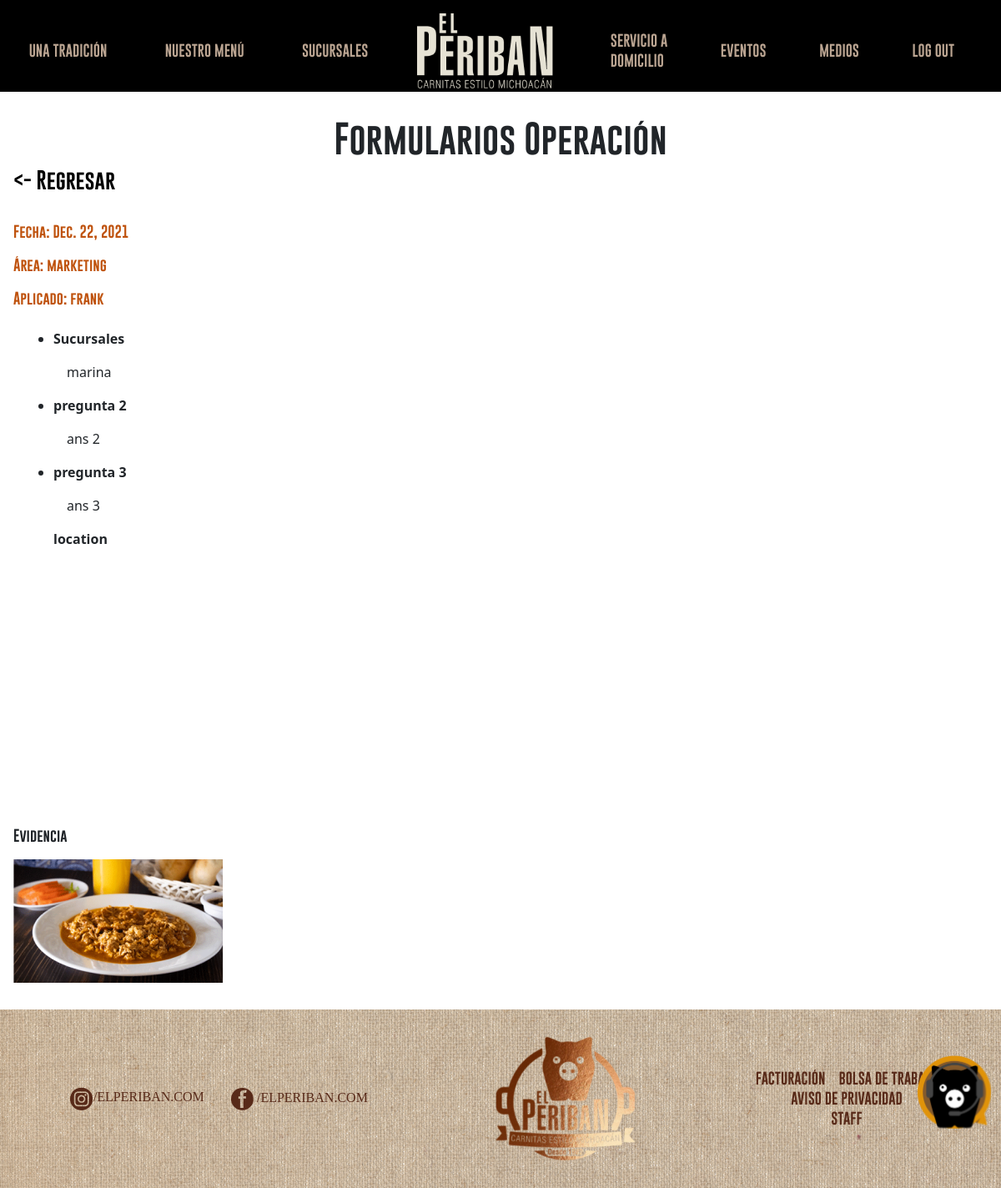
The app's page /staff/formularios/respuestas/1 (signed in) with its own data.
### landing/models.py (models this page shows, shortened)
class answer_form(models.Model):
    form_id = models.IntegerField()
    form_type = models.ForeignKey(Form_type, on_delete=models.CASCADE, default="1")
    question_id = models.ForeignKey(Question_form, on_delete=models.CASCADE)
    answer = models.TextField(default="")
    answer_by = models.ForeignKey(User, on_delete=models.CASCADE, default="")
    created = models.DateField(default= date.today)

class Form_type(models.Model):
    form_id = models.AutoField(primary_key=True)
    form_name = models.CharField(max_length=100, default="")
    is_active = models.BooleanField(default=True)

class Question_form(models.Model):
    question_id = models.AutoField(primary_key=True)
    question_description = models.CharField(max_length=100, default="")
    form_type = models.ForeignKey(Form_type, on_delete=models.CASCADE)
    is_options = models.BooleanField(default=False)
    is_check = models.BooleanField(default=False)
    options = models.TextField(blank=True, null=True)
    required = models.BooleanField(default=True)
    is_active = models.BooleanField(default=True)
    my_order = models.PositiveIntegerField(default=0, blank=False, null=False)
    created = models.DateTimeField(default= timezone.now)
    last_updated = models.DateTimeField(auto_now=True)
    class Meta(object):
        ordering = ['my_order']

class image_evidence(models.Model):
    id = models.AutoField(primary_key=True)
    form_id = form_id = models.IntegerField(default=1)
    image_evidence = models.ImageField(upload_to='landing/images/evidence', null=True)
    created = models.DateTimeField(default= timezone.now)
    class Meta:
        ordering = ('-id',)

### landing/views.py (the view)
# urls.py: path('staff/formularios/respuestas/<str:form>', landing_views.form_answers, name="form_answers")
def form_answers(request, form):
    answers = answer_form.objects.filter(form_id=form)
    evidence = image_evidence.objects.get(form_id=form)
    return render(request, 'landing/forms_list.html', {
        'answers': answers,
        'evidence': evidence,
        'date': answers[0].created,
        'form_type': answers[0].form_type.form_name,
        'applied': answers[0].answer_by
    })

### templates/landing/forms_list.html (shortened to what this page needs)
{% extends "base.html" %}
{% load static %}
{% block container %}
    <div class="container-fluid principal-container p-0 d-flex justify-content-center align-items-start">
            <div class="forms-container w-100">
                <div class="title-privacity">
                    <h1 class="gobold">Formularios Operación</h1>
                </div>
                <div class="w-100">
                    {% if answers %}
                        <a href="{% url 'form_list' %}"class="gobold btn-back"><- Regresar</a>
                        <div class="info-form">
                            <p class="gobold" style="color: #BF520D;">Fecha: {{date}}</p>
                            <p class="gobold" style="color: #BF520D;">Área: {{form_type}}</p>
                            <p class="gobold" style="color: #BF520D;">Aplicado: {{applied}}</p>
                        </div>
                        <ul class="mt-4 list-answers">
                            {% for answer in answers %}
                                {% if answer.question_id.question_description != 'location' %}
                                    <li>
                                        <div>
                                            <p><strong>{{answer.question_id.question_description}}</strong></p>
                                            <p style="margin-left:1rem;">{{answer.answer}}</p>
                                        </div>
                                    </li>
                                {% else %}
                                    <p><strong>{{answer.question_id.question_description}}</strong></p>
                                    <div id="mapEvidence" class="map-evidence" meta="{{answer.answer}}"></div>
                                {% endif %}
                            {% endfor %}
                        </ul>
                        <p class="gobold">Evidencia</p>
                        <img src="{{ evidence.image_evidence.url }}" alt="">
                    {% endif %}
                </div>
            </div>
    </div>
{% endblock %}

### static/css/styles.css (style rules this page uses)
body { background-image: url(../img/background-home.png); position: relative; }
html { scroll-behavior: smooth; }
.principal-container { margin-top: 110px; min-height: calc(100vh - 110px); }
.title-privacity { text-align: center; }
.forms-container { padding: 2rem 1rem; }
.btn-back { font-size: 1.5rem; color: #000; text-decoration: none; }
.info-form { margin-top: 2rem; }
.list-answers { margin-left: 1rem; }
.map-evidence { height: 300px; }
.gobold { font-family: gobold; }

### records on screen
answer_form: created "Dec. 22, 2021", question_id.question_description "Sucursales", answer "marina"
Form_type: form_name "marketing"
answer_form: question_id.question_description "pregunta 2", answer "ans 2"
answer_form: question_id.question_description "pregunta 3", answer "ans 3"
answer_form: question_id.question_description "location"
image_evidence: image_evidence (picture)

### other values on screen
{{ applied }} "frank"
